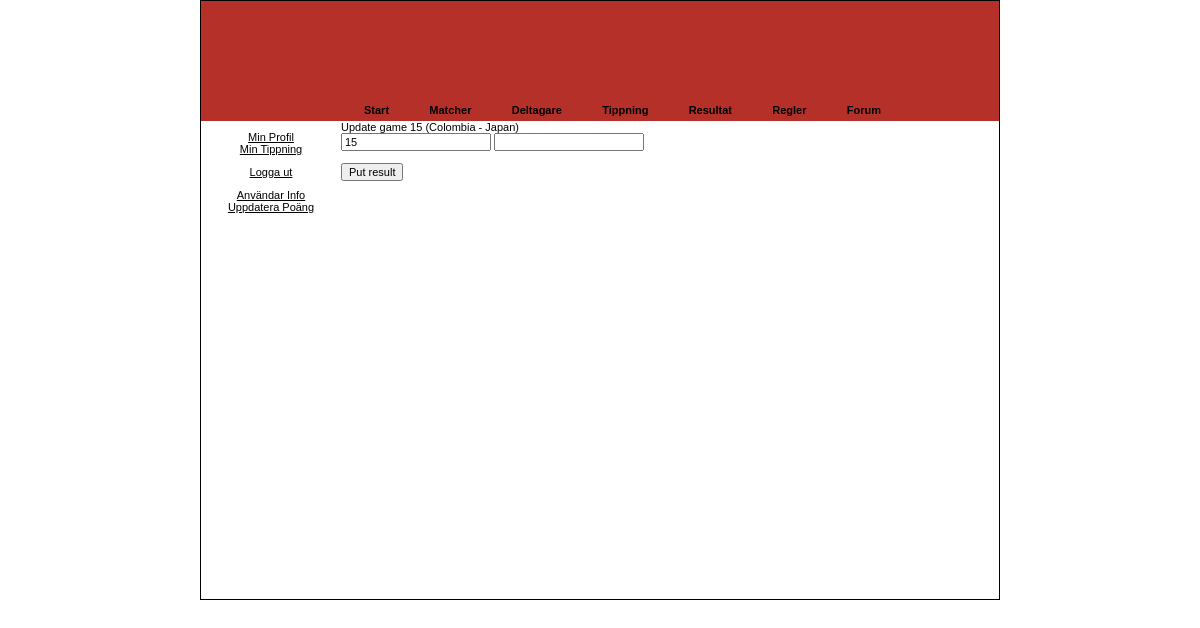
The page /index.php?sida=putresult&gameId=15 (signed in) on the database as committed earlier.
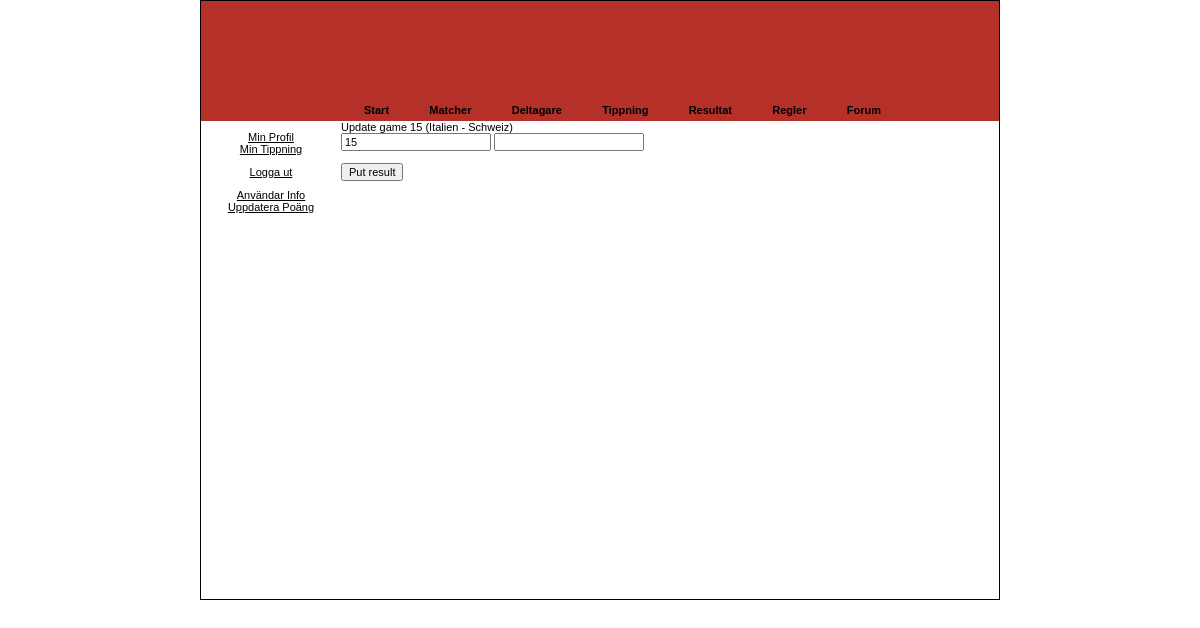
The same page on the database as committed later.
### tables this page shows
CREATE TABLE IF NOT EXISTS `lag` (

  `id` int(11) NOT NULL,

  `lag` varchar(5) DEFAULT NULL,

  `countryName_sv` varchar(45) DEFAULT NULL,

  `countryName_en` varchar(45) DEFAULT NULL,

  `countryShort` varchar(45) DEFAULT NULL,

  `flagImage` varchar(45) DEFAULT NULL,

  PRIMARY KEY (`id`)

);

### config.php (called while the page is built, shortened)
<?php
$dbname = "ola1_setippning";
?>

### sidor/putresult.php (the view, shortened to what this page needs)
<?php
if($_SESSION['admin']) {
	if (!isset($_POST['putresult'])) {
?>
		<form action="index.jsp?sida=putresult" method="POST">
<?php
		$gameId = $_GET['gameId'];
		$game = mysqli_query($opendb,"SELECT * FROM matcher WHERE ID = ".$gameId.";") or die(mysqli_error($opendb));
		$game = mysqli_fetch_array($game);
		$home = mysqli_query($opendb,"SELECT * FROM $dbname.lag WHERE $dbname.lag.lag = '".$game['hemma']."';") or die(mysqli_error($opendb));
		$home = mysqli_fetch_array($home);
		$gone = mysqli_query($opendb, "SELECT * FROM $dbname.lag WHERE $dbname.lag.lag = '".$game['borta']."';") or die(mysqli_error($opendb));
		$gone = mysqli_fetch_array($gone);
?>
		Update game <?=$gameId?> (<?=$home['countryName_sv'] ?> - <?=$gone['countryName_sv']?>)<br>
			<input type="text" name="gameId" value="<?=$gameId?>" />
			<input type="text" name="result"></input>
			<br>
			<br>
			<input type="submit" value="Put result" />
		</form>
<?php
	} else if (isset($_POST['gameId']) && isset($_POST['result'])){
		$gameId = $_POST['gameId'];
		$result = $_POST['result'];
		mysqli_query($opendb, "UPDATE tippning SET m".$gameId."='". strtoupper($result) ."' WHERE id = -1;") or die(mysqli_error($opendb));
		if ($gameId > $grundspel_max) {
			$newHome = $_POST['home'];
			$newGone = $_POST['gone'];
			mysqli_query($opendb, "UPDATE tippning SET m".$gameId."a='".$newHome."', m".$gameId."b='".$newGone."' WHERE id = -1;") or die(mysqli_error($opendb));
			mysqli_query($opendb, "UPDATE matcher SET hemma='".$newHome."', borta='".$newGone."' WHERE id = ".$gameId.";") or die(mysqli_error($opendb));
		}
?>
		Game <?=$gameId?> updated successfully!
		Result: <?=$result?><br>
<?php
		if ($gameId > $grundspel_max) {
?>
			Home: <?=$newHome?><br>
			Gone: <?=$newGone?><br>
<?php
		}
?>
		<br>
		<br>
		<a href="index.php?sida=update">Update points!</a> | <a href="index.jsp">Go home</a>
<?php
	}
} else {
	echo 'Permission denied!';
}
?>

Rows that differ between the two databases and show on the page:
removed lag: countryName_sv "Colombia"
removed lag: countryName_sv "Japan"
now on this page (row edited): lag: countryName_sv "Italien"
now on this page (row edited): lag: countryName_sv "Schweiz"
